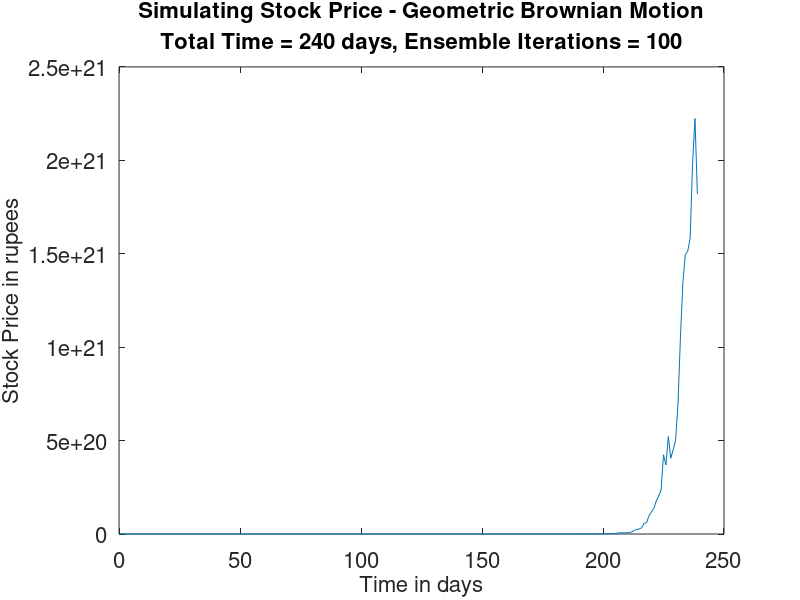

The MATLAB script that drew this image:
% Author - Rushikesh Nalla
% Date - 13th April 2017

%Code for generating the stock price which is modeled as a geometric
%Brownian motion.
clear;
close all;
clc;

iter = 100;    % No of iterations to take ensemble

% simulation time variables
n = 240;        % total time
dt = 1;      % step time
x = n/dt;       % total steps

%parameters
mu = 0.18;      % average rate of return
sigma = 0.3;    % volatility

s = zeros(iter,x);     % stores stock price at each time instant
time = zeros(1,x);  % time array

%initialisation, stock price is 100 at time 0
s(:,1) = 100;     
time(1) = 0;

% perform experiment a large number of times to take ensemble
for j = 1:iter

    %Brownian Motion is randomly distributed with mean 0 and variance t
    %Used the closed form equation
    for i = 2:x
        s(j, i) = s(j, i-1)*exp(sigma*normrnd(0,sqrt(dt)) + (mu-(0.5*sigma*sigma))*dt); 
        time(i) = time(i-1) + dt;   
    end

end

s_mean = zeros(x, 1);

for i = 1:x
    s_mean(i) = mean(s(:, i));
end
    
plot(time,s_mean);
%plot(time, log(s/s(1)));
str = sprintf('Total Time = %d days, Ensemble Iterations = %d', n, iter);
title({'Simulating Stock Price - Geometric Brownian Motion'; str});
ylabel('Stock Price in rupees');
xlabel('Time in days');
set(gca,'fontsize',16);
set(findall(gcf,'type','text'),'FontSize',16);